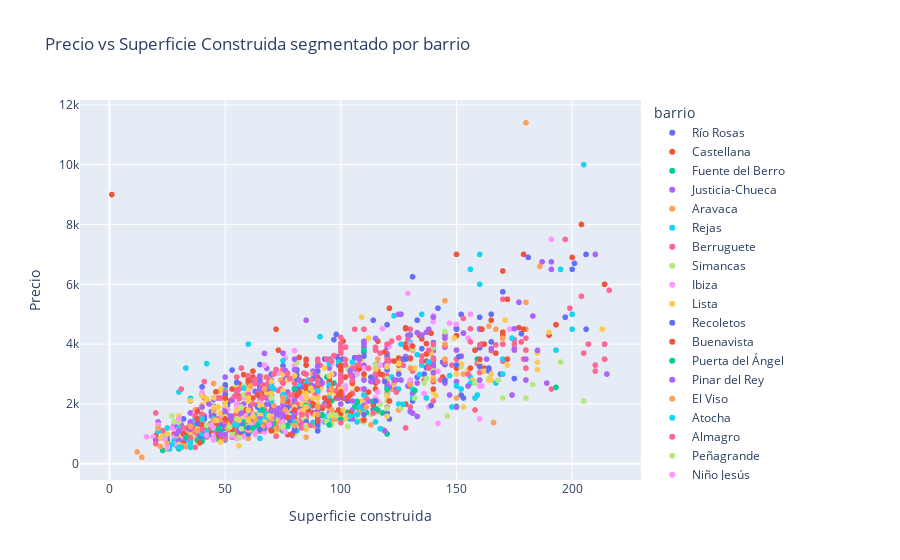

The code cell stored with this chart in its notebook:
### Markdown cell above
<span style="color: blue">Grafico el precio por metro cuadrado por barrio</span>

### Code cell
fig = px.scatter(
    df,
    x='Superficie construida',
    y='price_eur',
    color='barrio', 
    hover_data=['price_eur', 'Superficie construida', 'barrio'], 
    title='Precio vs Superficie Construida segmentado por barrio',
    labels={'superficie_construida': 'Superficie Construida (m²)', 'price_eur': 'Precio'}
)

fig.show()
